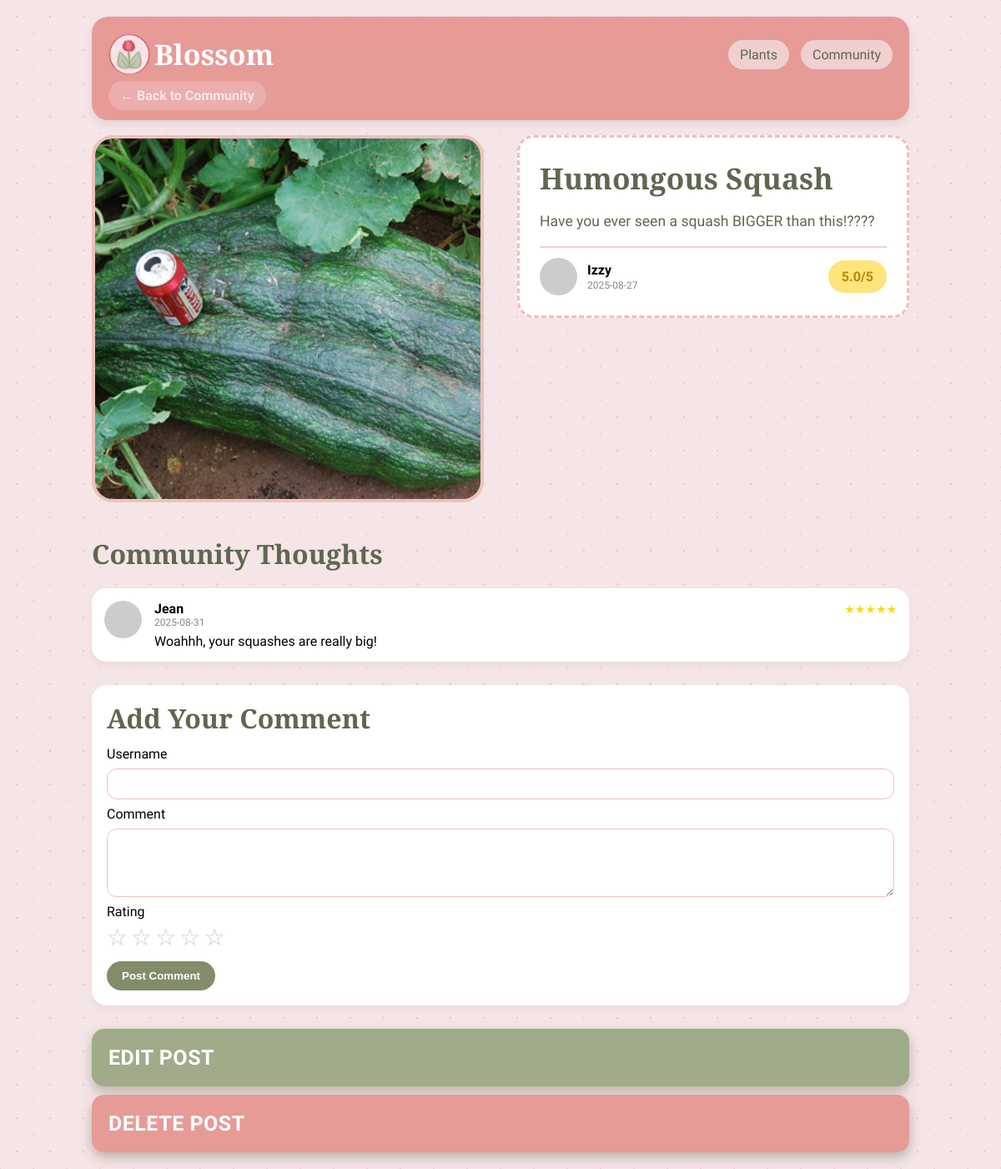
Page /detail.php?post_id=8&type=community on the committed database.
### tables this page shows
CREATE TABLE posts
(
	post_id			INT				AUTO_INCREMENT NOT NULL,
    title 			VARCHAR(60)		NOT NULL,
    body			VARCHAR(255)	NOT NULL,
    user_id			INT				NOT NULL,
    post_date		DATE			NOT NULL,
    post_img		VARCHAR(255),
    CONSTRAINT posts_pk
		PRIMARY KEY (post_id),
	CONSTRAINT posts_users_fk
		FOREIGN KEY (user_id) REFERENCES users (user_id)
);

CREATE TABLE users
(
	user_id			INT			AUTO_INCREMENT NOT NULL,
    user_name		VARCHAR(50)	UNIQUE NOT NULL,
    CONSTRAINT	users_pk
		PRIMARY KEY (user_id)
);

CREATE TABLE comments
(
	comment_id		INT				AUTO_INCREMENT NOT NULL,
    comment_text	VARCHAR(255)	NOT NULL,
    rating			INT,
    comment_date	DATE			NOT NULL,
    plant_id		INT,
    post_id			INT,
    user_id			INT				NOT NULL,
    CONSTRAINT comments_pk
		PRIMARY KEY (comment_id),
	CONSTRAINT comments_plants_fk
		FOREIGN KEY (plant_id) REFERENCES plants (plant_id),
	CONSTRAINT comments_posts_fk
		FOREIGN KEY (post_id) REFERENCES posts(post_id)
	ON DELETE CASCADE,
	CONSTRAINT comments_users_fk
		FOREIGN KEY (user_id) REFERENCES users (user_id)
);

### detail.php (the view, shortened to what this page needs)
<?php
include('db_connection.php');
function escape($value)
{
	return htmlspecialchars((string) $value, ENT_QUOTES, 'UTF-8');
}
function resolvePostImage($fileName)
{
	$name = TRIM((string) $fileName);
	$baseName = pathinfo($name, PATHINFO_FILENAME);
	$hasExtension = pathinfo($name, PATHINFO_EXTENSION) !== '';
	$candidates = array($name);
	$folders = array('postImages/', 'images/');
	foreach ($folders as $folder) {
		$absoluteFolder = __DIR__ . '/' . $folder;
		foreach (array_unique($candidates) as $candidate) {
			$safeCandidate = basename($candidate);
			if (file_exists($absoluteFolder . $safeCandidate)) {
				return $folder . $safeCandidate;
			}
		}
	}
	return 'https://placehold.co/1200x600/F6E5E7/828C6A?text=' . rawurlencode($baseName ?: 'Post');
}
function getRatingSummary($con, $columnName, $itemId)
{
	$itemId = (int) $itemId;
	$sql = "SELECT ROUND(AVG(rating), 1) AS avg_rating, COUNT(rating) AS rating_count
		FROM comments
		WHERE $columnName = $itemId AND rating IS NOT NULL";
	$result = mysqli_query($con, $sql);
	$row = mysqli_fetch_assoc($result);
	return array(
		'avg_rating' => $row && $row['avg_rating'] !== null ? (float) $row['avg_rating'] : null,
		'rating_count' => $row ? (int) $row['rating_count'] : 0
	);
}
$plantId = isset($_GET['plant_id']) ? (int) $_GET['plant_id'] : 0;
$postId = isset($_GET['post_id']) ? (int) $_GET['post_id'] : 0;
$currentPageTypeParam = isset($_GET['type']) ? (string) $_GET['type'] : '';
$post = null;
$comments = array();
$ratingSummary = array('avg_rating' => null, 'rating_count' => 0);
$pageType = '';
$errorMessage = '';
if ($plantId > 0) {
	$pageType = 'plant';
	$plantQuery = "SELECT
		p.plant_id,
		p.plant_name,
		p.plant_type,
		p.plant_desc,
		p.sun_level,
		p.season_id,
		p.difficulty,
		p.plant_img,
		s.start_plant,
		s.end_plant,
		GROUP_CONCAT(DISTINCT c.category_name ORDER BY c.category_name SEPARATOR ', ') AS categories,
		GROUP_CONCAT(DISTINCT pe.pest_name ORDER BY pe.pest_name SEPARATOR ', ') AS pests,
		CASE
		WHEN s.start_plant IN (12, 1, 2) THEN 'Winter'
		WHEN s.start_plant BETWEEN 3 and 5 THEN 'Spring'
		WHEN s.start_plant BETWEEN 6 and 8 THEN 'Summer'
		WHEN s.start_plant BETWEEN 9 and 11 THEN 'Fall'
		ELSE 'Unknown'
		END AS planting_season
		FROM plants AS p
		INNER JOIN seasons AS s ON p.season_id = s.season_id
		LEFT JOIN plants_categories AS pc ON p.plant_id = pc.plant_id
		LEFT JOIN categories AS c ON pc.category_id = c.category_id
		LEFT JOIN plants_pests AS pp ON p.plant_id = pp.plant_id
		LEFT JOIN pests AS pe ON pp.pest_id = pe.pest_id
		WHERE p.plant_id = $plantId
		GROUP BY
		p.plant_id,
		p.plant_name,
		p.plant_type,
		p.plant_desc,
		p.sun_level,
		p.season_id,
		p.difficulty,
		p.plant_img,
		s.start_plant,
		s.end_plant";
	$plantResult = mysqli_query($con, $plantQuery);
	if ($plantResult && mysqli_num_rows($plantResult) > 0) {
		$plant = mysqli_fetch_assoc($plantResult);
	} else {
		$errorMessage = 'Plant not found.';
	}
	$ratingSummary = getRatingSummary($con, 'plant_id', $plantId);
	$commentsQuery = "SELECT
		c.comment_text,
		c.rating,
		c.comment_date,
		u.user_name
	FROM comments AS c
	INNER JOIN users AS u ON c.user_id = u.user_id
	WHERE c.plant_id = $plantId
	ORDER BY c.comment_date DESC, c.comment_id DESC";
	$commentsResult = mysqli_query($con, $commentsQuery);
	if ($commentsResult) {
		while ($row = mysqli_fetch_assoc($commentsResult)) {
			$comments[] = $row;
		}
	}
} elseif ($postId > 0) {
	$pageType = 'post';
	$postQuery = "SELECT pt.post_id, pt.title, pt.body, pt.post_date, pt.post_img, u.user_name
	FROM posts AS pt
	INNER JOIN users AS u ON pt.user_id = u.user_id
	WHERE pt.post_id = $postId";
	$postResult = mysqli_query($con, $postQuery);
	if ($postResult && mysqli_num_rows($postResult) > 0) {
		$post = mysqli_fetch_assoc($postResult);
	} else {
		$errorMessage = 'Post not found.';
	}
	$ratingSummary = getRatingSummary($con, 'post_id', $postId);
	$commentsQuery = "SELECT
		c.comment_text,
		c.rating,
		c.comment_date,
		u.user_name
	FROM comments AS c
	INNER JOIN users AS u ON c.user_id = u.user_id
	WHERE c.post_id = $postId
	ORDER BY c.comment_date DESC, c.comment_id DESC";
	$commentsResult = mysqli_query($con, $commentsQuery);
	if ($commentsResult) {
		while ($row = mysqli_fetch_assoc($commentsResult)) {
			$comments[] = $row;
		}
	}
} else {
	$errorMessage = 'Select a plant or post card to view details.';
}
?>
<html lang="en">
<head>
	<link rel="stylesheet" href="style.css">
</head>
<body class="detail-page">
	<div class="detail-layout">
		<div class="header detail-header">
			<div class="header-top">
				<div class="logo" style="display: flex; align-items: center;">
                    <img src="images/favicon.png" alt="Blossom">Blossom
                </div>
				<div class="tabs">
					<a href="index.php" class="<?php echo basename($_SERVER['PHP_SELF']) == 'index.php' ? 'active' : ''; ?>">Plants</a>
					<a href="community.php" class="<?php echo basename($_SERVER['PHP_SELF']) == 'community.php' ? 'active' : ''; ?>">Community</a>
				</div>
			</div>
			<a class="back-link" href="<?php echo $pageType === 'post' ? 'community.php' : 'index.php'; ?>">← Back to <?php echo $pageType === 'post' ? 'Community' : 'Plants'; ?></a>
		</div>
		<?php if ($errorMessage !== '') { ?>
			<div class="empty-state"><?php echo escape($errorMessage); ?></div>
		<?php } else { ?>
			<?php if ($pageType === 'post' && $post) { ?>
				<?php
					$postImage = resolvePostImage($post['post_img']);
					$hasImage = strpos($postImage, 'placehold') === false;
				?>
				<?php if ($hasImage) { ?>
					<section class="plant-detail">
						<div class="plant-image">
							<img src="<?php echo escape($postImage); ?>" alt="<?php echo escape($post['title']); ?>">
						</div>
						<div class="plant-info">
							<div class="post-content-box">
								<h1><?php echo escape($post['title']); ?></h1>
								<p class="post-body"><?php echo escape($post['body']); ?></p>
								<div class="post-footer-divider"></div>
								<div class="post-user-info post-user-info-spread">
									<div class="post-user-meta">
										<img src="https://ui-avatars.com/api/?name=<?php echo urlencode($post['user_name']); ?>&background=E69B97&color=fff" class="pfp" alt="<?php echo escape($post['user_name']); ?>">
										<div>
											<strong><?php echo escape($post['user_name']); ?></strong>
											<p class="post-date"><?php echo escape($post['post_date']); ?></p>
										</div>
									</div>
									<div class="avg-rating">
										<?php echo $ratingSummary['avg_rating'] !== null
											? escape(number_format($ratingSummary['avg_rating'], 1))
											: '0'; ?>/5
									</div>
								</div>
							</div>
						</div>
					</section>
				<?php } ?>
			<?php } ?>
			<section class="comments-modern">
				<h2>Community Thoughts</h2>
				<?php if (!empty($comments)) { ?>
					<?php foreach ($comments as $comment) { ?>
						<div class="comment-modern">
							<img src="https://ui-avatars.com/api/?name=<?php echo urlencode($comment['user_name']); ?>&background=E69B97&color=fff" class="pfp" alt="<?php echo escape($comment['user_name']); ?>">
							<div class="comment-body">
								<div class="comment-top">
									<strong><?php echo escape($comment['user_name']); ?></strong>
									<div class="stars">
										<?php
											$rating = (int)$comment['rating'];
											for ($i=1; $i<=5; $i++) {
												echo $i <= $rating ? '★' : '☆';
											}
										?>
									</div>
								</div>
								<div class="comment-date">
									<?php echo escape($comment['comment_date']); ?>
								</div>
								<p><?php echo escape($comment['comment_text']); ?></p>
							</div>
						</div>
					<?php } ?>
				<?php } else { ?>
					<div class="empty-state-comment">No comments yet for this <?php echo $pageType === 'post' ? 'post' : 'plant'; ?>.</div>
				<?php } ?>
			</section>
			<section class="comment-form-wrap">
				<h2>Add Your Comment</h2>
				<form method="POST" action="detail.php<?php echo $pageType === 'post' ? '?post_id=' . (int) $postId : '?plant_id=' . (int) $plantId; ?><?php echo $currentPageTypeParam === 'community' ? '&type=community' : ''; ?>" class="comment-form">
					<label for="comment_user">Username</label>
					<input id="comment_user" name="comment_user" type="text" maxlength="50" required>
					<label for="comment_text">Comment</label>
					<textarea id="comment_text" name="comment_text" rows="4" maxlength="255" required></textarea>
					<label>Rating</label>
					<div class="rating-input rating-picker" data-target="#comment_rating">
						<button type="button" data-value="1" aria-label="Rate 1">☆</button>
						<button type="button" data-value="2" aria-label="Rate 2">☆</button>
						<button type="button" data-value="3" aria-label="Rate 3">☆</button>
						<button type="button" data-value="4" aria-label="Rate 4">☆</button>
						<button type="button" data-value="5" aria-label="Rate 5">☆</button>
					</div>
					<button type="submit" class="comment-submit-btn">Post Comment</button>
				</form>
			</section>
			<?php
			$current_page = $currentPageTypeParam;
			if($current_page == 'community') {?>
				<section class="post-controls">
					<div class="control-item">
						<form action="edit.php" method="POST" enctype="multipart/form-data">
							<button type="button" class="edit_btn" id="open-edit-modal">Edit Post</button>
						</form>
					</div>
					<div class="control-item">
						<form action="delete.php" method="POST" onsubmit="return confirm('Are you sure you want to delete the post?');">
							<button type="submit" name="delete_btn" class="delete_btn">Delete Post</button>
						</form>
					</div>
				</section>
			<?php }?>
		<?php } ?>
	</div>
</body>
</html>

### rows in the picture
posts: post_img (picture), title "Humongous Squash", body "Have you ever seen a squash BIGGER than this!????", user.user_name "Izzy", post_date "2025-08-27"
comments: user.user_name "Jean", comment_date "2025-08-31", comment_text "Woahhh, your squashes are really big!"

### other values in the picture
$ratingSummary['avg_rating'] "5.0"
